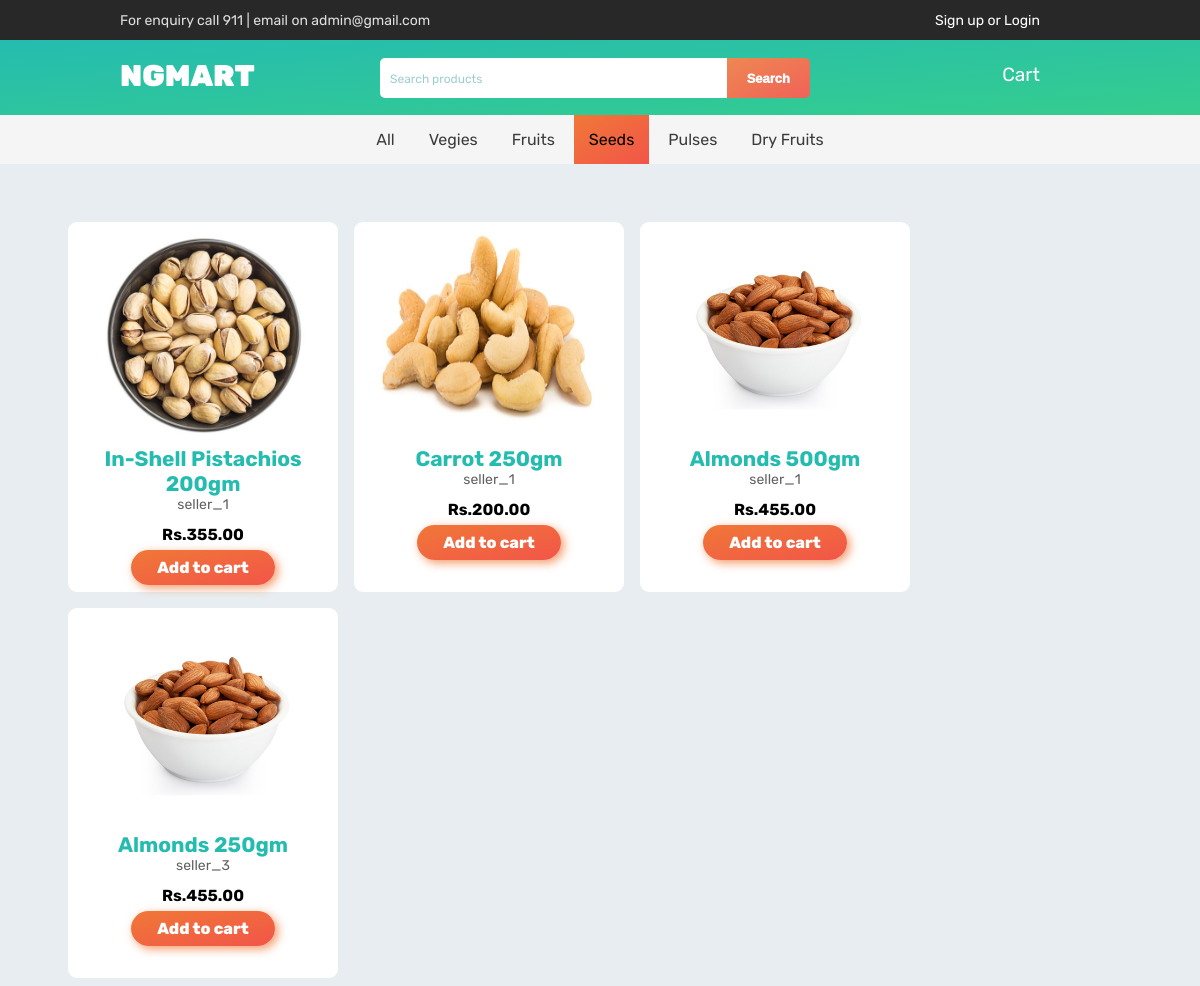
Screenshot of /indexbfrloca.php?id=3 with the database file from the repository.
### tables this page shows
CREATE TABLE `categories_tbl` (
  `id` int(10) NOT NULL,
  `categories` varchar(50) NOT NULL,
  `image` varchar(255) NOT NULL,
  `status` tinyint(4) NOT NULL DEFAULT 1
);

CREATE TABLE `product_tbl` (
  `product_id` int(11) NOT NULL,
  `prod_categories_id` int(11) NOT NULL,
  `prod_name` varchar(255) NOT NULL
);

CREATE TABLE `product_seller_tbl` (
  `ps_id` int(10) NOT NULL,
  `ps_seller_id` int(11) NOT NULL,
  `ps_product_id` int(11) NOT NULL,
  `ps_price` decimal(10,2) NOT NULL,
  `ps_image` varchar(255) NOT NULL,
  `ps_desc` varchar(255) NOT NULL,
  `ps_total_stock` int(50) NOT NULL
);

CREATE TABLE `sellerreg_tbl` (
  `seller_id` int(8) NOT NULL,
  `seller_login_id` int(8) NOT NULL,
  `seller_name` varchar(30) NOT NULL,
  `seller_mobile_no` varchar(13) DEFAULT NULL,
  `seller_add` varchar(255) DEFAULT NULL,
  `seller_work_days` varchar(30) DEFAULT NULL,
  `seller_image` varchar(255) DEFAULT NULL,
  `time_1` varchar(30) DEFAULT NULL,
  `seller_location_id` int(11) DEFAULT NULL,
  `seller_dist_id` int(11) DEFAULT NULL
);

### indexbfrloca.php (the view, shortened to what this page needs)
<?php
include("php/dbconnection.php");
?>
<!DOCTYPE html>
<html lang="en">
<head>
    <link href="style/style.css" rel="stylesheet" />
</head>
<body>
    <div class="topblack">
        <div class="leftblock">
            <p>For enquiry call 911 | email on <a style="color:rgba(255, 255, 255, 0.851);"
                    href="mailto:admin@gmail.com"> admin@gmail.com </a></p>
        </div>
        <div class="rightblack">
            <?php
				if(isset($_SESSION['id'])){
				$sql="SELECT * FROM customerreg_tbl WHERE customerreg_id=$reg_id";
                $result=mysqli_query($con,$sql);
                $row=mysqli_fetch_array($result);
                echo '<a href="#">'.$row['name'].'</a>';
				}
				else{
					echo '<a href="login_reg.php">Sign up or Login</a>';
				}
			?>
        </div>
    </div>
    <div class="topbargreen">
        <p onclick="location.href='index.php'">NGMART</p>
        <div class="centerdiv">
            <input type="text" placeholder="Search products">
            <button>Search</button>
        </div>
        <div class="topgreen_right">
            <?php
						if(isset($_SESSION['id'])){
							$sql="select count(ps_id) as count from cart_tbl where customerreg_id=$reg_id";
							$result=mysqli_query($con,$sql);
							$row=mysqli_fetch_array($result);
							$sqln="select count(wish_id) as count2 from wish_tbl where customerreg_id=$reg_id";
							$resultn=mysqli_query($con,$sqln);
							$rown=mysqli_fetch_array($resultn);
							?>
            <a href="php/cust/wishlist.php" style="margin-right:20px">Wishlist
                <sup id="wss"
                    style="background-color:red;border-radius:100%; padding:2px 4px;"><?php echo $rown['count2']?>
                </sup>
            </a>
            <a href="php/cust/cart.php" style="margin-right:20px">Cart
                <sup id="ss"
                    style="background-color:red;border-radius:100%; padding:2px 4px;"><?php echo $row['count']?> </sup>
            </a>
            <a href="php/logout.php">Logout</a>
            <?php
						}
						else{
							echo '<a href="login_reg.php">Cart</a>';
						}
					?>
        </div>
    </div>
    <div class="topbar_bottom">
        <center>
            <a href="index.php" <?php if(!isset($_GET['id'])) echo"class=active" ?>>All</a>
            <?php
			$sql="select * from categories_tbl where status=1";
			if($result=mysqli_query($con,$sql))
			{
				while($row=mysqli_fetch_array($result))
				{
					?>
            <a href="index.php?id=<?php echo $row['id'] ?>"
                <?php if(isset($_GET['id'])){ if($row['id']==$_GET['id']) echo "class=active"; } ?>>
                <?php echo $row['categories'] ?> </a>
            <?php
				}
		}
		?>
        </center>
    </div>
    <?php
if(!isset($_GET['id'])){
	?>
    <div class="mvgbackground">
        <div class="cover" style="possition:abslolute;top:164px">
            <p data-animation-offset="1.2">Fresh <br> Vegetables <br> </p>
        </div>
        <div class="node">
            <img src="images/supermarket-banner.jpg" alt="" srcset="">
            <div class="cover">
                <p data-animation-offset="1.2">Shop <br> from Anywhere <br> </p>
            </div>
        </div>
        <div class="node">
            <img src="images/basket.jpg" alt="" srcset="">
            <div class="cover">
                <p data-animation-offset="1.3">Collect<br> from nearest shop <br> </p>
            </div>
        </div>s
        <div class="node">
            <img src="images/image1.jpeg" alt="" srcset="">
            <div class="cover">
                <p data-animation-offset="1.4">Delivered <br> at door step <br> </p>
            </div>
        </div>
    </div>
    <div class="container_body">
        <center>
            <div class="bdy">
                <?php
			$sql="select p.*,ps.* from product_tbl as p,product_seller_tbl as ps where p.product_id=ps.ps_product_id";
			if($result=mysqli_query($con,$sql))
			{
				while($row=mysqli_fetch_array($result))
				{
					$ps_id=$row['ps_id'];
					$sql2="select s.seller_name from sellerreg_tbl as s,product_seller_tbl as ps,login_tbl as l where ps.ps_seller_id=l.login_id and s.seller_login_id=l.login_id and ps_id=$ps_id;";
					if($result2=mysqli_query($con,$sql2))
					{
						$row2=mysqli_fetch_array($result2);
			?>
                <div class="itembox">
                    <div class="img_sec">
                        <img src="images/<?php echo $row['ps_image'] ?>" alt="">
                    </div>
                    <div class="btm_sec">
                        <h1><?php echo $row['prod_name'] ?></h1>
                        <p><?php echo $row2['seller_name'] ?></p>
                        <h2>Rs.<?php echo $row['ps_price'] ?> </h2>
                        <?php
									if(isset($_SESSION['id'])){
										echo '<button onclick="purchase('.$ps_id.')">Add to cart</button>';
									}
									else{
										echo '<a href="login_reg.php"><button> Add to cart</button></a>';
									}
								?>
                    </div>
                </div>
                <?php
					}
				}
			}
			?>
            </div>
        </center>
    </div>
    <?php
	}
else if(isset($_GET['id'])){
	$id=$_GET['id'];
	?>
    <div class="container_body">
        <center>
            <div class="bdy">
                <?php
			$sql="select p.*,ps.* from product_tbl as p,product_seller_tbl as ps where p.product_id=ps.ps_product_id and p.prod_categories_id=$id";
			if($result=mysqli_query($con,$sql))
			{
				while($row=mysqli_fetch_array($result))
				{
					$ps_id=$row['ps_id'];
					$sql2="select s.seller_name from sellerreg_tbl as s,product_seller_tbl as ps,login_tbl as l where ps.ps_seller_id=l.login_id and s.seller_login_id=l.login_id and ps_id=$ps_id;";
					if($result2=mysqli_query($con,$sql2))
					{
						$row2=mysqli_fetch_array($result2);
			?>
                <div class="itembox">
                    <div class="img_sec">
                        <img src="images/<?php echo $row['ps_image'] ?>" alt="">
                    </div>
                    <div class="btm_sec">
                        <h1><?php echo $row['prod_name'] ?></h1>
                        <p><?php echo $row2['seller_name'] ?></p>
                        <h2>Rs.<?php echo $row['ps_price'] ?> </h2>
                        <?php
						if(isset($_SESSION['id'])){
							echo '<button onclick="purchase('.$ps_id.')">Add to cart</button>';
						}
						else{
							echo '<a href="login_reg.php"><button>Add to cart</button></a>';
						}
					?>
                    </div>
                </div>
                <?php
					}
				}
			}
			?>
            </div>
        </center>
    </div>
    <?php
}
?>
</body>
</html>

### style/style.css (style rules this page uses)
* { margin:0px; padding:0px; }
body { background-color: rgb(231,237,240); font-family: fontone; }
a { text-decoration: none; }
.topblack { background-color: rgb(40, 40, 40); color:rgba(255, 255, 255, 0.851); height: 40px; font-size: 14px; }
.topblack .leftblock { float:left; padding-top: 12px; padding-left: 20px; margin-left: 100px; cursor: pointer; }
.topblack .rightblack { float: right; padding-top:12px; margin-right: 150px; }
.rightblack a { display: inline; margin-right: 10px; cursor: pointer; color: white; }
.topbargreen { height:75px; background:linear-gradient(to bottom right,rgb(37,188,176),rgb(53,205,142)) }
.topbargreen p { color:white; font-weight: 1000; font-size: 30px; padding-top: 18px; margin-left: 120px; display: inline-block; }
.topgreen_right { float:right; margin-top:23px; margin-right:150px; }
.topgreen_right a { color:white; font-size: 19px; display: inline; margin-right: 10px; }
.centerdiv { position: absolute; left:50%; transform: translate(-55%,-90%); width:400px; height:40px; }
.centerdiv input { width:100%; height:40px; border:none; background-color: white; padding-left: 10px; color:black; font-size: 17px; border-radius: 5px 0px 0px 5px; }
.centerdiv input::placeholder { color:rgba(0, 128, 128, 0.386); font-family: fontone; font-size: 12px; text-align:left; }
.centerdiv button { position: absolute; right:-30px; height: 40px; border: none; padding-left: 20px; padding-right: 20px; top:0px; background:linear-gradient(to bottom right, rgb(238,136,82),rgb(240,98,88)); color: white; font-size: 13px; font-weight: 1000; cursor: pointer; transition: ease-in-out .8s; border-radius: 0px 5px 5px 0px; }
.topbar_bottom { position: relative; width:100%; background-color:rgb(245,245,245); }
.topbar_bottom a { position: relative; display: inline-block; padding:15px 15px; color:rgba(0, 0, 0, 0.762); }
.topbar_bottom .active { color:rgb(0, 0, 0); background:linear-gradient(to bottom right, rgb(240, 120, 55),rgb(242, 85, 73)); }
.container_body { position: relative; width:100%; float:left; margin-top: 40px; }
.bdy { position: relative; width:90%; margin-top: 10px; }
.bdy p { text-align: left; margin-bottom: 10px; color: rgb(28, 101, 191); }
.bdy .itembox { position: relative; width:270px; height:370px; background-color: white; margin:8px; float: left; border-radius: 9px; transition: .3s ease-in-out; }
.itembox .img_sec { position: relative; width: 220px; height:220px; margin-top:4px; }
.itembox .img_sec img { position: relative; height: 220px; width: 220px; }
.itembox .btm_sec { width:220px; height:140px; }
.btm_sec h1 { text-align: center; font-size: 21px; color:rgb(37,188,176); }
.btm_sec p { text-align: center; font-size: 14px; color:rgba(0, 0, 0, 0.625); }
.btm_sec h2 { font-size: 16px; color:black; margin-top: 12px; }
.btm_sec button { border:none; color:white; font-size: 16px; font-family: fontone; font-weight: 800; padding: 8px 26px; border-radius: 20px; margin-top: 6px; background:linear-gradient(to bottom right, rgb(240, 120, 55),rgb(242, 85, 73)); box-shadow: 3px 3px 10px rgba(240, 120, 55, 0.749); transition: ease-in-out .4s; cursor: pointer; }

### rows the page displays
categories_tbl: categories "Vegies"
categories_tbl: categories "Fruits"
categories_tbl: categories "Seeds"
categories_tbl: categories "Pulses"
categories_tbl: categories "Dry Fruits"
product_tbl: product_seller_tbl.ps_image (picture), prod_name "In-Shell Pistachios 200gm", sellerreg_tbl.seller_name "seller_1", product_seller_tbl.ps_price "355.00"
product_tbl: product_seller_tbl.ps_image (picture), prod_name "Carrot 250gm", sellerreg_tbl.seller_name "seller_1", product_seller_tbl.ps_price "200.00"
product_tbl: product_seller_tbl.ps_image (picture), prod_name "Almonds 500gm", sellerreg_tbl.seller_name "seller_1", product_seller_tbl.ps_price "455.00"
product_tbl: product_seller_tbl.ps_image (picture), prod_name "Almonds 250gm", sellerreg_tbl.seller_name "seller_3", product_seller_tbl.ps_price "455.00"
